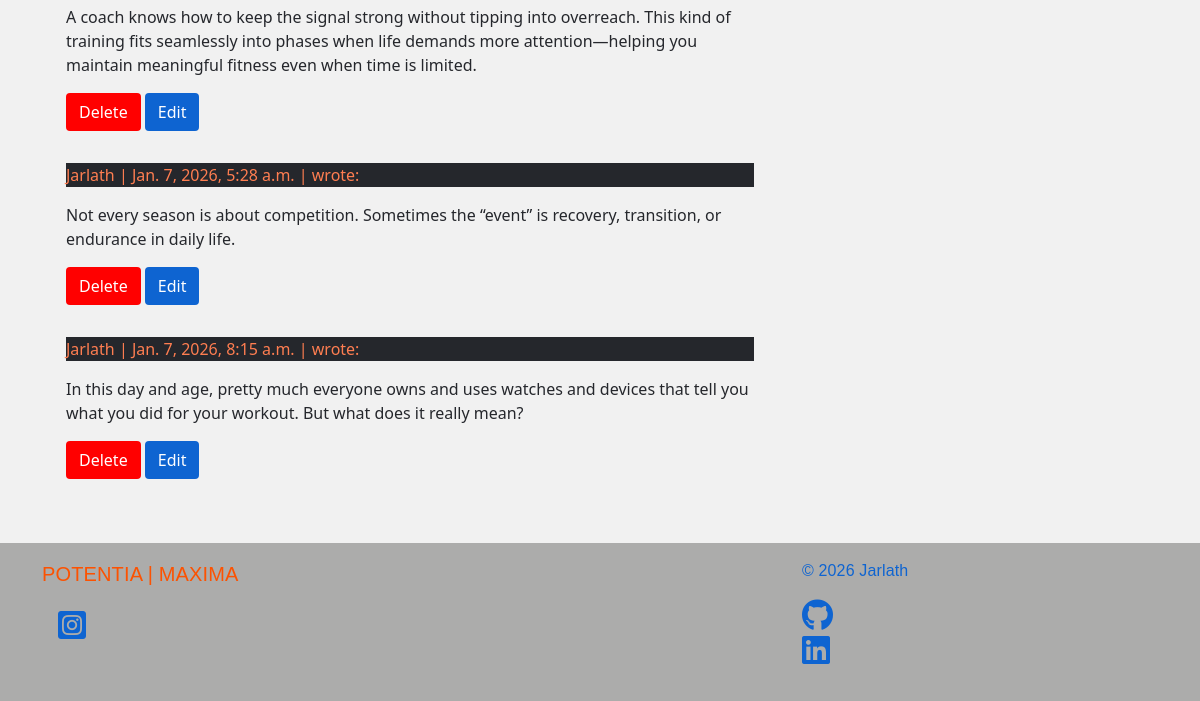
The app's page /8-tips-for-better-winter-cycling/ (signed in, lower part), older data.
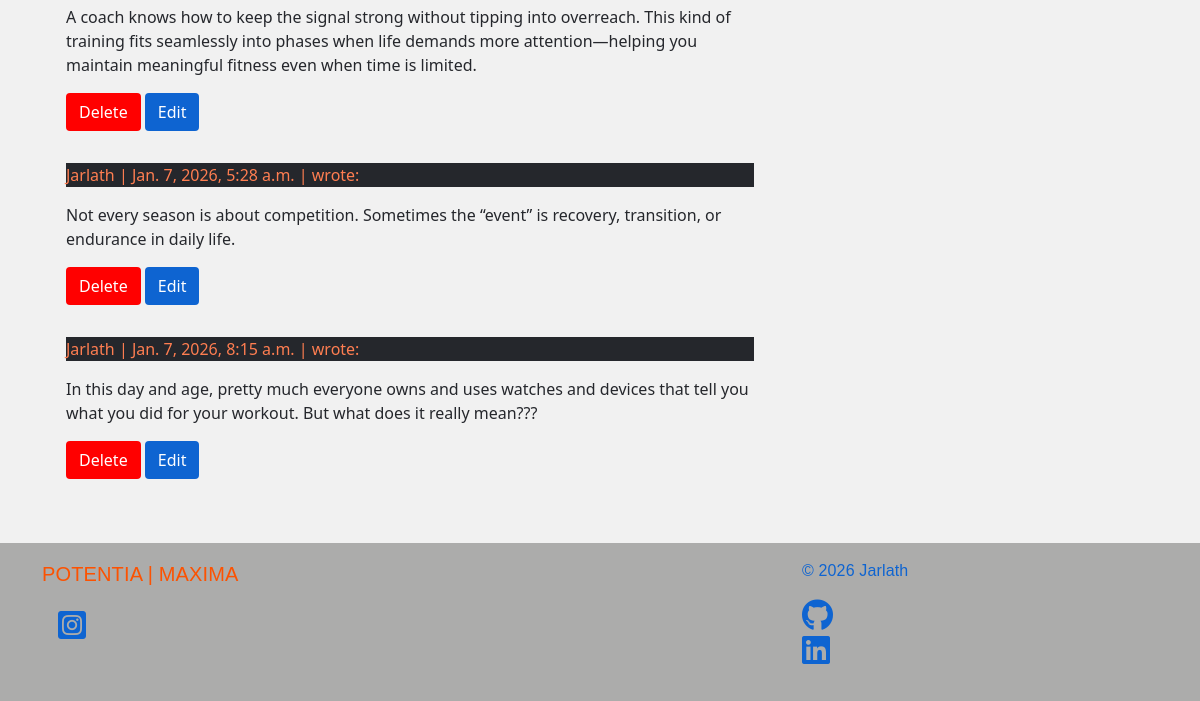
The same page, newer data.
### home/models.py (models this page shows, shortened)
class ProgressComment(models.Model):
    post = models.ForeignKey(
        CoachingPost,
        on_delete=models.CASCADE,
        related_name="comments",
    )
    author = models.ForeignKey(
        User,
        on_delete=models.CASCADE,
        related_name="commenter",
    )
    body = models.TextField()
    created_on = models.DateTimeField(auto_now_add=True)
    updated_on = models.DateTimeField(auto_now=True)
    class Meta:
        ordering = ["created_on"]

### home/views.py (the view, shortened to what this page needs)
def coaching_post_detail(request, slug):
    queryset = CoachingPost.objects.filter(status=1)
    post = get_object_or_404(queryset, slug=slug)
    comments = post.comments.all().order_by("created_on")
    comment_count = post.comments.count()
    comment_form = CommentForm()
    return render(
        request,
        "home/coaching_post_detail.html",
        {
            "post": post,
            "comments": comments,
            "comment_count": comment_count,
            "comment_form": comment_form,
         },
    )

### home/templates/home/coaching_post_detail.html (shortened to what this page needs)
{% extends 'base.html' %}
{% load static %}
{% load crispy_forms_tags %}
{% block content %}
{% if user.is_authenticated %}
<div class="container">
    <div class="row">
        <div class="col-md-8 card mb-4  mt-3 ">
            <div class="card-body">
                {% for comment in comments %}
                <div class="p-2 comments">
                    <p class="comment-heading">
                        {{ comment.author | capfirst }} |
                        <span>
                            {{ comment.created_on }}
                        </span> | wrote:
                    </p>
                    <div id="comment{{ comment.id }}">
                        {{ comment.body | linebreaks }}
                    </div>
                    {% if user.is_authenticated and comment.author == user %}
                    <button class="btn btn-delete" comment_id="{{ comment.id }}">Delete</button>
                    <button class="btn btn-edit" comment_id="{{ comment.id }}">Edit</button>
                    {% endif %}
                </div>
                {% endfor %}
            </div>
        </div>
        <div class="col-md-4 card mb-4 mt-3">
            <div class="card-body">
            </div>
        </div>
    </div>
</div>
{% endif %}
{% endblock content %}

Row changes from the older to the newer data that the page shows:
changed ProgressComment: body "In this day and age, pretty much everyone owns and uses watches and devices that tell you what you did for your workout. But what does it really mean?" → "In this day and age, pretty much everyone owns and uses watches and devices that tell you what you did for your workout. But what does it really mean???"
